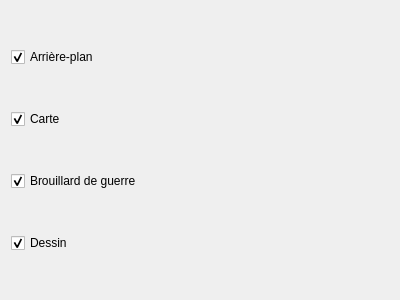
<?xml version="1.0" encoding="UTF-8"?>
<ui version="4.0">
 <class>DisplaySelectionWidget</class>
 <widget class="QWidget" name="DisplaySelectionWidget">
  <property name="geometry">
   <rect>
    <x>0</x>
    <y>0</y>
    <width>400</width>
    <height>300</height>
   </rect>
  </property>
  <property name="windowTitle">
   <string>Form</string>
  </property>
  <layout class="QVBoxLayout" name="verticalLayout">
   <item>
    <widget class="QCheckBox" name="m_BgDisplay">
     <property name="text">
      <string>Arrière-plan</string>
     </property>
     <property name="checked">
      <bool>true</bool>
     </property>
     <attribute name="buttonGroup">
      <string notr="true">m_DisplayGroup</string>
     </attribute>
    </widget>
   </item>
   <item>
    <widget class="QCheckBox" name="m_MapDisplay">
     <property name="text">
      <string>Carte</string>
     </property>
     <property name="checked">
      <bool>true</bool>
     </property>
     <attribute name="buttonGroup">
      <string notr="true">m_DisplayGroup</string>
     </attribute>
    </widget>
   </item>
   <item>
    <widget class="QCheckBox" name="m_FowDisplay">
     <property name="text">
      <string>Brouillard de guerre</string>
     </property>
     <property name="checked">
      <bool>true</bool>
     </property>
     <attribute name="buttonGroup">
      <string notr="true">m_DisplayGroup</string>
     </attribute>
    </widget>
   </item>
   <item>
    <widget class="QCheckBox" name="m_DrawingDisplay">
     <property name="text">
      <string>Dessin</string>
     </property>
     <property name="checked">
      <bool>true</bool>
     </property>
     <attribute name="buttonGroup">
      <string notr="true">m_DisplayGroup</string>
     </attribute>
    </widget>
   </item>
  </layout>
 </widget>
 <resources/>
 <connections/>
 <buttongroups>
  <buttongroup name="m_DisplayGroup">
   <property name="exclusive">
    <bool>false</bool>
   </property>
  </buttongroup>
 </buttongroups>
</ui>
